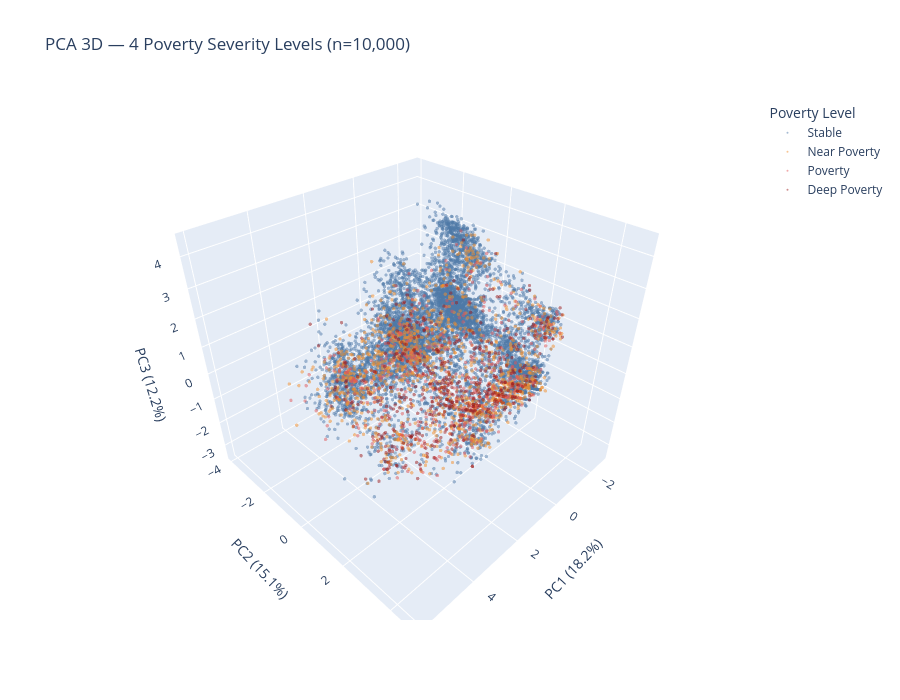

Write notebook code for a chart like this one.
### Code cell
# Also create a 4-class PCA visualization to see poverty severity clusters
y_test_multi_labels = df_test['poverty_risk_score'].astype(int)
severity_map = {0: 'Stable', 1: 'Near Poverty', 2: 'Poverty', 3: 'Deep Poverty'}

pca_df_multi = pd.DataFrame({
    'PC1': X_pca_3d[:, 0],
    'PC2': X_pca_3d[:, 1],
    'PC3': X_pca_3d[:, 2],
    'Poverty_Level': y_test_multi_labels.map(severity_map).values
})

pca_sample_multi = pca_df_multi.sample(n=sample_size, random_state=42)

fig_3d_multi = px.scatter_3d(
    pca_sample_multi,
    x='PC1', y='PC2', z='PC3',
    color='Poverty_Level',
    color_discrete_map={
        'Stable': '#4e79a7',
        'Near Poverty': '#f28e2b',
        'Poverty': '#e15759',
        'Deep Poverty': '#9c1c1c'
    },
    category_orders={'Poverty_Level': ['Stable', 'Near Poverty', 'Poverty', 'Deep Poverty']},
    opacity=0.5,
    title=f'PCA 3D — 4 Poverty Severity Levels (n={sample_size:,})',
    labels={'PC1': f'PC1 ({pca.explained_variance_ratio_[0]*100:.1f}%)',
            'PC2': f'PC2 ({pca.explained_variance_ratio_[1]*100:.1f}%)',
            'PC3': f'PC3 ({pca.explained_variance_ratio_[2]*100:.1f}%)'},
    width=900,
    height=700
)

fig_3d_multi.update_traces(marker=dict(size=2))
fig_3d_multi.update_layout(legend_title_text='Poverty Level')
fig_3d_multi.show()

# PCA component loadings — which features contribute to each principal component
loadings = pd.DataFrame(
    pca.components_.T,
    columns=['PC1', 'PC2', 'PC3'],
    index=optimal_features
)

print('\n=== Top Feature Loadings per Principal Component ===')
for pc in ['PC1', 'PC2', 'PC3']:
    top = loadings[pc].abs().sort_values(ascending=False).head(5)
    print(f'\n{pc} (explains {pca.explained_variance_ratio_[int(pc[-1])-1]*100:.1f}% variance):')
    for feat, val in top.items():
        sign = '+' if loadings.loc[feat, pc] > 0 else '-'
        print(f'  {sign}{feat}: {val:.3f}')

### Figure 1 — Plotly figure (JSON) as saved in the notebook; plotly's stock layout.template omitted (floating-point values rounded to 4 significant figures; data arrays with more than 128 entries replaced by an {"elided": "..."} marker saying what was removed)
{"data": [{"hovertemplate": "Poverty_Level=Stable<br>PC1 (18.2%)=%{x}<br>PC2 (15.1%)=%{y}<br>PC3 (12.2%)=%{z}<extra></extra>", "legendgroup": "Stable", "marker": {"color": "#4e79a7", "opacity": 0.5, "size": 2, "symbol": "circle"}, "mode": "markers", "name": "Stable", "scene": "scene", "showlegend": true, "type": "scatter3d", "x": {"elided": "7714 float values"}, "y": {"elided": "7714 float values"}, "z": {"elided": "7714 float values"}}, {"hovertemplate": "Poverty_Level=Near Poverty<br>PC1 (18.2%)=%{x}<br>PC2 (15.1%)=%{y}<br>PC3 (12.2%)=%{z}<extra></extra>", "legendgroup": "Near Poverty", "marker": {"color": "#f28e2b", "opacity": 0.5, "size": 2, "symbol": "circle"}, "mode": "markers", "name": "Near Poverty", "scene": "scene", "showlegend": true, "type": "scatter3d", "x": {"elided": "1277 float values"}, "y": {"elided": "1277 float values"}, "z": {"elided": "1277 float values"}}, {"hovertemplate": "Poverty_Level=Poverty<br>PC1 (18.2%)=%{x}<br>PC2 (15.1%)=%{y}<br>PC3 (12.2%)=%{z}<extra></extra>", "legendgroup": "Poverty", "marker": {"color": "#e15759", "opacity": 0.5, "size": 2, "symbol": "circle"}, "mode": "markers", "name": "Poverty", "scene": "scene", "showlegend": true, "type": "scatter3d", "x": {"elided": "478 float values"}, "y": {"elided": "478 float values"}, "z": {"elided": "478 float values"}}, {"hovertemplate": "Poverty_Level=Deep Poverty<br>PC1 (18.2%)=%{x}<br>PC2 (15.1%)=%{y}<br>PC3 (12.2%)=%{z}<extra></extra>", "legendgroup": "Deep Poverty", "marker": {"color": "#9c1c1c", "opacity": 0.5, "size": 2, "symbol": "circle"}, "mode": "markers", "name": "Deep Poverty", "scene": "scene", "showlegend": true, "type": "scatter3d", "x": {"elided": "531 float values"}, "y": {"elided": "531 float values"}, "z": {"elided": "531 float values"}}], "layout": {"height": 700, "legend": {"title": {"text": "Poverty Level"}, "tracegroupgap": 0}, "scene": {"domain": {"x": [0, 1], "y": [0, 1]}, "xaxis": {"title": {"text": "PC1 (18.2%)"}}, "yaxis": {"title": {"text": "PC2 (15.1%)"}}, "zaxis": {"title": {"text": "PC3 (12.2%)"}}}, "title": {"text": "PCA 3D — 4 Poverty Severity Levels (n=10,000)"}, "width": 900}}
